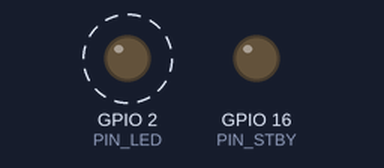
This program was run on a simulated ESP32. On the bench: output pins drawn as LEDs (lit = HIGH). Dashed ring = blinking. What the program prints to the serial monitor is not drawn.

Above: at 0.5 s.
Timing chart, 0 to 4.6 s (numbered marks = the images above):
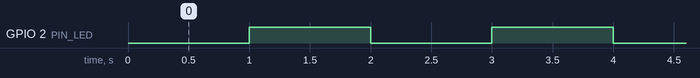

The program:

main.cpp
```cpp
#include <Arduino.h>
#include <macros.h>

hw_timer_t *timer0 = NULL;
volatile int tiempo_ms =0;
SemaphoreHandle_t semaforo1;

void IRAM_ATTR funcion_timer(){
  static int estado = true;
  digitalWrite(PIN_LED, estado);
  estado = !estado;
  tiempo_ms = millis();
  xSemaphoreGive(semaforo1);
}

void setup() {
  Serial.begin(115200);
  pinMode(PIN_STBY,OUTPUT); digitalWrite(PIN_STBY,LOW);
  pinMode(PIN_LED, OUTPUT);
  semaforo1 = xSemaphoreCreateBinary();
  timer0 = timerBegin(0, 80, true);
  timerAttachInterrupt(timer0, &funcion_timer, true);
  timerAlarmWrite(timer0, 1000000, true);
  timerAlarmEnable(timer0);
}

void loop() {
  xSemaphoreTake(semaforo1, portMAX_DELAY);
  Serial.println(tiempo_ms);
}
```

macros.h
```cpp
#define CONV_BAT (3.6/1100.0)  // Factor para convertir lectura 12 bits (0-4095) a volts

#define PIN_LED    2
#define PIN_BOTON 12

// *** Conexiones del DOIT ESP32 DEVKITV1 al driver TB6612 ***
//   PIN DRV   --->  PIN ESP32
#define PIN_PWMA 18  //
#define PIN_AIN2  5  //
#define PIN_AIN1 17  // Marcado como TX2
#define PIN_STBY 16  // Marcado como RX2
#define PIN_BIN1  4  //
#define PIN_BIN2  2  //
#define PIN_PWMB 15  //

// *** Lado derecho del driver TB6612 ***
//      VM          Fuente potencia de 5v+
//      VCC         Marcado como 3V3 (3.3v) en el ESP32
//      A01         Hacia el motor izq M2
//      A02         Hacia el motor izq M1
//      B02         Hacia el motor der M2
//      B01         Hacia el motor der M1
//      GND         Hacia el pin GND en el ESP32

// Parametros de la generacion de pulsos PWM para controlar los dos motores
#define PWM_CANAL_A    0
#define PWM_CANAL_B    1
#define PWM_FRECUENCIA 20000
#define PWM_RESOLUCION 8
```

Measured:
- by itself, GPIO 2 (PIN_LED): alternates HIGH for 1.0 s and LOW for 1.0 s
